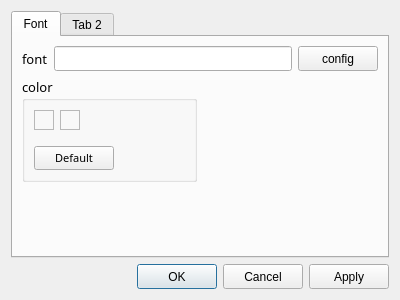
<?xml version="1.0" encoding="UTF-8"?>
<ui version="4.0">
 <class>OptionsDialog</class>
 <widget class="QDialog" name="OptionsDialog">
  <property name="geometry">
   <rect>
    <x>0</x>
    <y>0</y>
    <width>400</width>
    <height>300</height>
   </rect>
  </property>
  <property name="windowTitle">
   <string>Dialog</string>
  </property>
  <layout class="QGridLayout" name="gridLayout">
   <item row="1" column="0">
    <layout class="QHBoxLayout" name="horizontalLayout">
     <item>
      <spacer name="horizontalSpacer">
       <property name="orientation">
        <enum>Qt::Horizontal</enum>
       </property>
       <property name="sizeHint" stdset="0">
        <size>
         <width>40</width>
         <height>20</height>
        </size>
       </property>
      </spacer>
     </item>
     <item>
      <widget class="QPushButton" name="okButton">
       <property name="minimumSize">
        <size>
         <width>0</width>
         <height>25</height>
        </size>
       </property>
       <property name="text">
        <string>OK</string>
       </property>
      </widget>
     </item>
     <item>
      <widget class="QPushButton" name="cancelButton">
       <property name="minimumSize">
        <size>
         <width>0</width>
         <height>25</height>
        </size>
       </property>
       <property name="text">
        <string>Cancel</string>
       </property>
      </widget>
     </item>
     <item>
      <widget class="QPushButton" name="applyButton">
       <property name="minimumSize">
        <size>
         <width>0</width>
         <height>25</height>
        </size>
       </property>
       <property name="text">
        <string>Apply</string>
       </property>
      </widget>
     </item>
    </layout>
   </item>
   <item row="0" column="0">
    <widget class="QTabWidget" name="tabWidget">
     <property name="currentIndex">
      <number>0</number>
     </property>
     <widget class="QWidget" name="fontSet">
      <attribute name="title">
       <string>Font</string>
      </attribute>
      <layout class="QGridLayout" name="gridLayout_3">
       <item row="0" column="0" colspan="2">
        <layout class="QHBoxLayout" name="horizontalLayout_2">
         <item>
          <widget class="QLabel" name="fontLabel">
           <property name="font">
            <font>
             <family>微软雅黑</family>
             <pointsize>10</pointsize>
             <weight>50</weight>
             <bold>false</bold>
            </font>
           </property>
           <property name="text">
            <string>font</string>
           </property>
          </widget>
         </item>
         <item>
          <widget class="QLineEdit" name="fontLineEdit">
           <property name="font">
            <font>
             <family>微软雅黑</family>
            </font>
           </property>
          </widget>
         </item>
         <item>
          <widget class="QPushButton" name="fontConfigButton">
           <property name="sizePolicy">
            <sizepolicy hsizetype="Fixed" vsizetype="Fixed">
             <horstretch>0</horstretch>
             <verstretch>0</verstretch>
            </sizepolicy>
           </property>
           <property name="minimumSize">
            <size>
             <width>80</width>
             <height>25</height>
            </size>
           </property>
           <property name="text">
            <string>config</string>
           </property>
          </widget>
         </item>
        </layout>
       </item>
       <item row="1" column="0">
        <widget class="QGroupBox" name="groupBox">
         <property name="sizePolicy">
          <sizepolicy hsizetype="Minimum" vsizetype="Fixed">
           <horstretch>0</horstretch>
           <verstretch>0</verstretch>
          </sizepolicy>
         </property>
         <property name="minimumSize">
          <size>
           <width>0</width>
           <height>50</height>
          </size>
         </property>
         <property name="font">
          <font>
           <family>微软雅黑</family>
           <pointsize>10</pointsize>
           <weight>50</weight>
           <bold>false</bold>
          </font>
         </property>
         <property name="title">
          <string>color</string>
         </property>
         <property name="flat">
          <bool>false</bool>
         </property>
         <property name="checkable">
          <bool>false</bool>
         </property>
         <layout class="QGridLayout" name="gridLayout_2">
          <item row="2" column="0">
           <widget class="QPushButton" name="defaultColorButton">
            <property name="sizePolicy">
             <sizepolicy hsizetype="Fixed" vsizetype="Fixed">
              <horstretch>0</horstretch>
              <verstretch>0</verstretch>
             </sizepolicy>
            </property>
            <property name="minimumSize">
             <size>
              <width>50</width>
              <height>20</height>
             </size>
            </property>
            <property name="font">
             <font>
              <pointsize>8</pointsize>
             </font>
            </property>
            <property name="text">
             <string>Default</string>
            </property>
            <property name="autoDefault">
             <bool>true</bool>
            </property>
            <property name="default">
             <bool>false</bool>
            </property>
            <property name="flat">
             <bool>false</bool>
            </property>
           </widget>
          </item>
          <item row="1" column="0">
           <spacer name="verticalSpacer_2">
            <property name="orientation">
             <enum>Qt::Vertical</enum>
            </property>
            <property name="sizeHint" stdset="0">
             <size>
              <width>20</width>
              <height>10</height>
             </size>
            </property>
           </spacer>
          </item>
          <item row="0" column="0">
           <layout class="QHBoxLayout" name="horizontalLayout_3">
            <item>
             <widget class="QLabel" name="textColorLabel">
              <property name="sizePolicy">
               <sizepolicy hsizetype="Fixed" vsizetype="Fixed">
                <horstretch>0</horstretch>
                <verstretch>0</verstretch>
               </sizepolicy>
              </property>
              <property name="minimumSize">
               <size>
                <width>20</width>
                <height>20</height>
               </size>
              </property>
              <property name="toolTip">
               <string>Text</string>
              </property>
              <property name="frameShape">
               <enum>QFrame::StyledPanel</enum>
              </property>
              <property name="text">
               <string/>
              </property>
             </widget>
            </item>
            <item>
             <widget class="QLabel" name="textColorLabel_2">
              <property name="sizePolicy">
               <sizepolicy hsizetype="Fixed" vsizetype="Fixed">
                <horstretch>0</horstretch>
                <verstretch>0</verstretch>
               </sizepolicy>
              </property>
              <property name="minimumSize">
               <size>
                <width>20</width>
                <height>20</height>
               </size>
              </property>
              <property name="toolTip">
               <string>Text</string>
              </property>
              <property name="frameShape">
               <enum>QFrame::StyledPanel</enum>
              </property>
              <property name="text">
               <string/>
              </property>
             </widget>
            </item>
            <item>
             <spacer name="horizontalSpacer_3">
              <property name="orientation">
               <enum>Qt::Horizontal</enum>
              </property>
              <property name="sizeHint" stdset="0">
               <size>
                <width>40</width>
                <height>20</height>
               </size>
              </property>
             </spacer>
            </item>
           </layout>
          </item>
         </layout>
        </widget>
       </item>
       <item row="1" column="1">
        <spacer name="horizontalSpacer_2">
         <property name="orientation">
          <enum>Qt::Horizontal</enum>
         </property>
         <property name="sizeHint" stdset="0">
          <size>
           <width>40</width>
           <height>20</height>
          </size>
         </property>
        </spacer>
       </item>
       <item row="2" column="0">
        <spacer name="verticalSpacer">
         <property name="orientation">
          <enum>Qt::Vertical</enum>
         </property>
         <property name="sizeHint" stdset="0">
          <size>
           <width>20</width>
           <height>40</height>
          </size>
         </property>
        </spacer>
       </item>
      </layout>
     </widget>
     <widget class="QWidget" name="tab_2">
      <attribute name="title">
       <string>Tab 2</string>
      </attribute>
     </widget>
    </widget>
   </item>
  </layout>
 </widget>
 <resources/>
 <connections/>
</ui>
